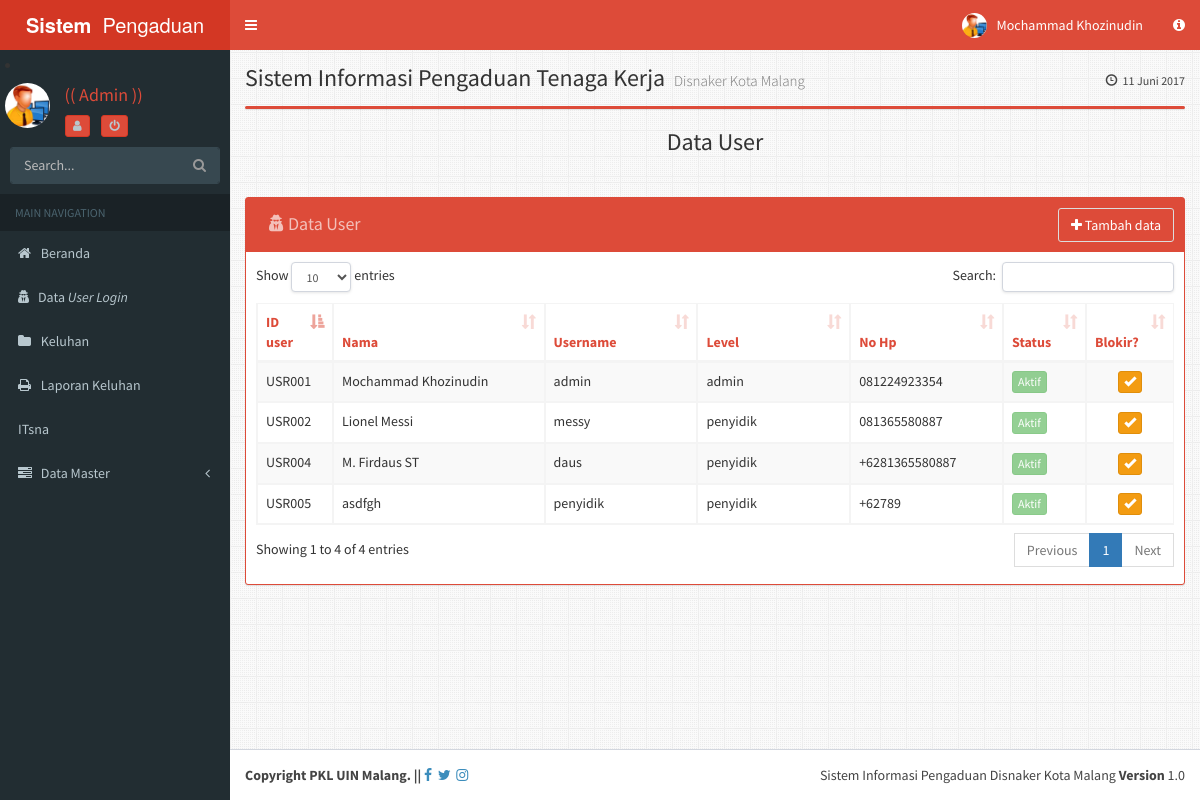
/sistem/admin/?module=user (signed in), run on the app's committed database.
### tables this page shows
CREATE TABLE IF NOT EXISTS `user` (
  `id_user` varchar(10) NOT NULL,
  `user` varchar(32) NOT NULL,
  `pass` varchar(32) NOT NULL,
  `nama` varchar(32) NOT NULL,
  `no_hp` varchar(15) NOT NULL,
  `level` enum('admin','penyidik') NOT NULL,
  `blokir` enum('N','Y') NOT NULL
);

### sistem/admin/module/user/user.php (the view, shortened to what this page needs)
<?php
$aksi="module/user/user_aksi.php";
switch($_GET[aksi]){
default:
?>
<h3 class="box-title margin text-center">Data User</h3>
<hr/>
	<div class="box box-solid box-danger">
		<div class="box-header">
		<h3 class="btn btn disabled box-title">
		<i class="fa  fa-user-secret"></i>
		Data User </h3>
		<a class="btn btn-default pull-right"href="?module=user&aksi=tambah">
		<i class="fa  fa-plus"></i> Tambah data</a>
		</div>
	<div class="box-body">
	<table id="example1" class="table table-bordered table-striped">
<thead>
	<tr class="text-red">
		<th class="col-sm-1">ID user</th>
		<th>Nama</th>
		<th class="col-sm-2">Username</th>
		<th class="col-sm-2">Level</th>
		<th class="col-sm-2">No Hp</th>
		<th class="col-sm-1">Status</th>
		<th class="col-sm-1">Blokir?</th>
	</tr>
</thead>
<tbody>
<?php
$sql = "SELECT * FROM user";
$tampil = mysql_query($sql);
while ($tampilkan = mysql_fetch_array($tampil)) {
$blokir = $tampilkan['blokir'];?>
	<tr>
	<td><?php echo $tampilkan['id_user']; ?></td>
	<td><?php echo $tampilkan['nama']; ?></td>
	<td><?php echo $tampilkan['user']; ?></td>
	<td><?php echo $tampilkan['level']; ?></td>
	<td><?php echo $tampilkan['no_hp']; ?></td>
	<td><?php if  ( $blokir== 'Y' ) {
				echo "<a class='btn btn-xs btn-warning' disabled >NonAktif</a>";}
				else {echo "<a class='btn btn-xs btn-success' disabled>Aktif</a>"; }   ?></td>
	<td align="center">
	<?php if ( $blokir== 'N' ) { ?>
	<a class="btn btn-xs btn-warning"  data-toggle="tooltip" title="Blokir User??" href="<?php echo $aksi ?>?module=user&aksi=yes&id_user=<?php echo $tampilkan['id_user']; ?>" onclick="return confirm('Apakah anda yakin ingin blokir <?php echo $tampilkan['user']; ?> ?')"><i class="glyphicon glyphicon-ok"></i></a>
	<?php } ?>
	</td>
	<?php
	}
	?>
	</tr>
			</tbody>
		</table>
	</div>
</div>
<?php
break;
?>
<?php
}
?>

### data on the page
user: id_user "USR001", nama "Mochammad Khozinudin", user "admin", level "admin", no_hp "081224923354", blokir "Aktif"
user: id_user "USR002", nama "Lionel Messi", user "messy", level "penyidik", no_hp "081365580887", blokir "Aktif"
user: id_user "USR004", nama "M. Firdaus ST", user "daus", level "penyidik", no_hp "+6281365580887", blokir "Aktif"
user: id_user "USR005", nama "asdfgh", user "penyidik", level "penyidik", no_hp "+62789", blokir "Aktif"

### other printed values
$_SESSION['nama'] "Mochammad Khozinudin"
